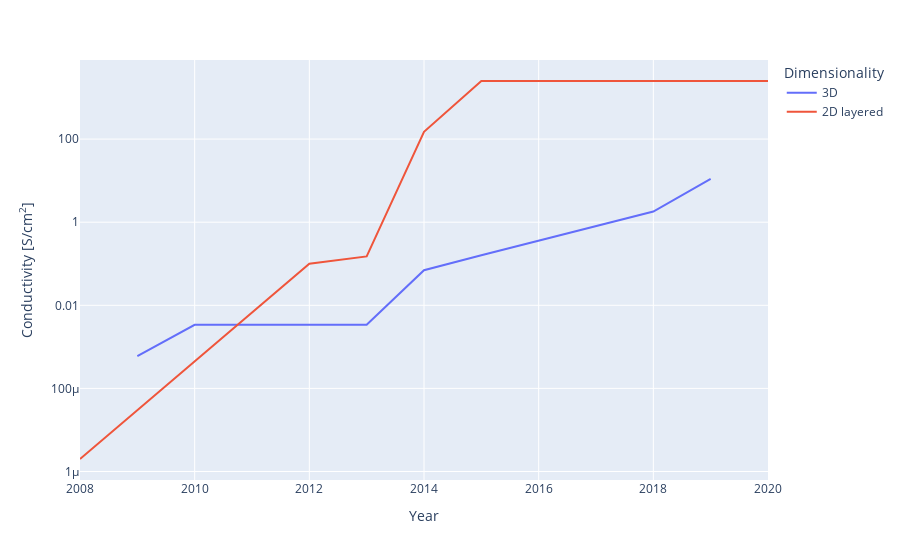

The cell this chart's notebook holds for it:
### Code cell
mofs_sorted_3D_cummax = mofs_sorted_3D
mofs_sorted_3D_cummax['cummax_value'] = mofs_sorted_3D_cummax.Value.cummax()
keep_3D = mofs_sorted_3D_cummax['cummax_value']<=mofs_sorted_3D_cummax.Value
mofs_sorted_3D_cummax.loc[~keep_3D, ['Value', 'Name', 'Pathway', 'DOI', 'Porosity']] = nan
mofs_sorted_3D_cummax = mofs_sorted_3D_cummax.ffill()
#mofs_sorted_3D_cummax = mofs_sorted_3D_cummax[keep_3D]

mofs_sorted_2D_cummax = mofs_sorted_2D
mofs_sorted_2D_cummax['cummax_value'] = mofs_sorted_2D_cummax.Value.cummax()
keep_2D = mofs_sorted_2D_cummax['cummax_value']<=mofs_sorted_2D_cummax.Value
mofs_sorted_2D_cummax.loc[~keep_2D, ['Value', 'Name', 'Pathway', 'DOI', 'Porosity']] = nan
mofs_sorted_2D_cummax = mofs_sorted_2D_cummax.ffill()
#mofs_sorted_2D_cummax = mofs_sorted_2D_cummax[keep_2D]

mofs_sorted_cummax = pd.concat([mofs_sorted_3D_cummax, mofs_sorted_2D_cummax], ignore_index=True)

fig5 = px.line(mofs_sorted_cummax, x='Year', y='Value', color='Dimensionality', hover_data=['Dimensionality','Porosity'], 
                 labels={'Value': "Conductivity [S/cm<sup>2</sup>]"}, hover_name='Name')
fig5.update_traces(hovertemplate='<b>%{hovertext}</b><br><br>Dimensionality=%{customdata[0]}\
                                 <br>Year=%{x}<br>Value=%{y} S/cm<sup>2</sup>\
                                 <br>Porosity=%{customdata[1]} m<sup>2</sup>/g<extra></extra>')
fig5.update_layout(yaxis_type="log")
fig5.show()

### Figure 1 — Plotly figure (JSON) as saved in the notebook; plotly's stock layout.template omitted (floating-point values rounded to 4 significant figures)
{"data": [{"customdata": [["3D", 0.001], ["3D", 0.001], ["3D", 0.001], ["3D", 0.001], ["3D", 0.001], ["3D", 0.001], ["3D", 614], ["3D", 3]], "hovertemplate": "<b>%{hovertext}</b><br><br>Dimensionality=%{customdata[0]}                                 <br>Year=%{x}<br>Value=%{y} S/cm<sup>2</sup>                                 <br>Porosity=%{customdata[1]} m<sup>2</sup>/g<extra></extra>", "hovertext": ["Cu[Cu(pdt)2]", "I2@Zn3(lac)2(pybz)2", "I2@Zn3(lac)2(pybz)2", "I2@Zn3(lac)2(pybz)2", "TCNQ@Cu3(BTC)2", "Fe2(dhbq)3", "Fe2(BDT)3 (oxidized)", "Cu2(6-Hmna)(6-mn)"], "legendgroup": "3D", "line": {"color": "#636efa", "dash": "solid"}, "mode": "lines", "name": "3D", "orientation": "v", "showlegend": true, "type": "scatter", "x": [2009, 2010, 2012, 2013, 2014, 2015, 2018, 2019], "xaxis": "x", "y": [0.0006, 0.0034, 0.0034, 0.0034, 0.07, 0.16, 1.8, 10.96], "yaxis": "y"}, {"customdata": [["2D layered", 0.001], ["2D layered", 306], ["2D layered", 0.001], ["2D layered", 0.001], ["2D layered", 0.001], ["2D layered", 0.001], ["2D layered", 0.001], ["2D layered", 0.001], ["2D layered", 0.001]], "hovertemplate": "<b>%{hovertext}</b><br><br>Dimensionality=%{customdata[0]}                                 <br>Year=%{x}<br>Value=%{y} S/cm<sup>2</sup>                                 <br>Porosity=%{customdata[1]} m<sup>2</sup>/g<extra></extra>", "hovertext": ["Pb3(BHT)", "Cu3(HOTP)2", "Ni3(BHT)2", "Ni3(BHT)2 oxidized", "Cu3(BHT)", "Cu3(BHT)", "Cu3(BHT)", "Cu3(BHT)", "Cu3(BHT)"], "legendgroup": "2D layered", "line": {"color": "#EF553B", "dash": "solid"}, "mode": "lines", "name": "2D layered", "orientation": "v", "showlegend": true, "type": "scatter", "x": [2008, 2012, 2013, 2014, 2015, 2017, 2018, 2019, 2020], "xaxis": "x", "y": [2e-06, 0.1, 0.15, 150, 2500, 2500, 2500, 2500, 2500], "yaxis": "y"}], "layout": {"autosize": true, "legend": {"title": {"text": "Dimensionality"}, "tracegroupgap": 0}, "margin": {"t": 60}, "xaxis": {"anchor": "y", "autorange": true, "domain": [0, 1], "range": [2008, 2020], "title": {"text": "Year"}, "type": "linear"}, "yaxis": {"anchor": "x", "autorange": true, "domain": [0, 1], "range": [-6.204, 3.903], "title": {"text": "Conductivity [S/cm<sup>2</sup>]"}, "type": "log"}}}
